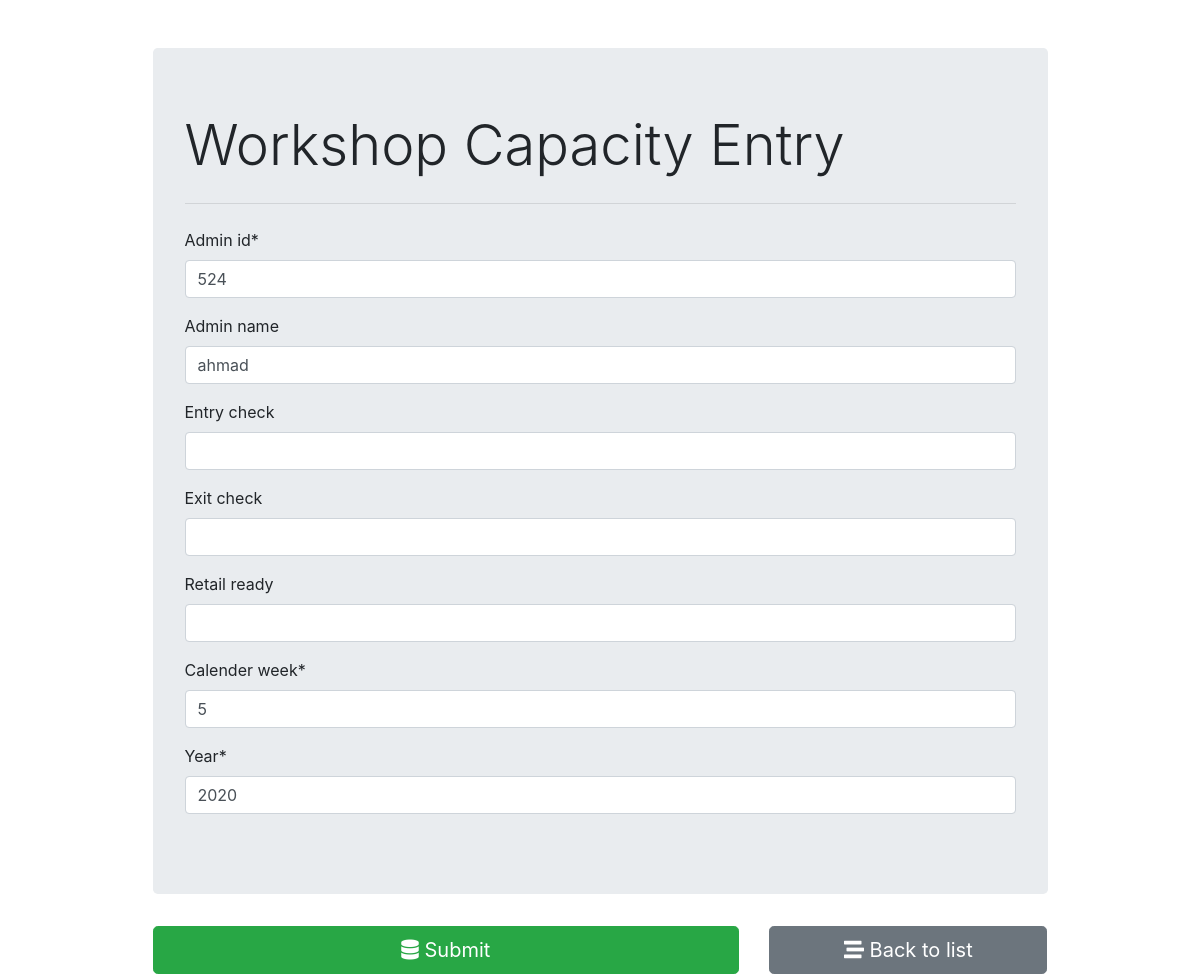
The app's page /8/ with its own data.
### capacity/models.py (models this page shows)
class WorkshopCapacity(models.Model):
    admin_id = models.CharField(
        max_length=100,
        blank=False,
        null=False
    )
    admin_name = models.CharField(
        max_length=150,
        blank=True,
        null=True
    )
    calender_week = models.IntegerField(
        blank=False,
        null=False,
        validators=[MinValueValidator(1), MaxValueValidator(53)]
    )
    year = models.IntegerField(
        blank=False,
        null=False,
        validators=[MinValueValidator(2000), max_value_current_year]
    )
    entry_check = models.IntegerField(
        blank=True,
        null=True,
        validators=[MinValueValidator(0)]
    )
    exit_check = models.IntegerField(
        blank=True,
        null=True,
        validators=[MinValueValidator(0)]
    )
    retail_ready = models.IntegerField(
        blank=True,
        null=True,
        validators=[MinValueValidator(0)]
    )

### capacity/views.py (the view, shortened to what this page needs)
# urls.py: path('', views.entry_form,name='entry_insert'), # get and post req. for insert operation
def entry_form(request, id=0):
    if request.method=="GET":
        if id==0:
            form = WorkshopCapacityForm()
        else:
            entry = WorkshopCapacity.objects.get(pk=id)
            form = WorkshopCapacityForm(instance=entry)
        return render(request,"capacity/entry_form.html", {'form':form})

### capacity/forms.py
class WorkshopCapacityForm(forms.ModelForm):
    class Meta:
        model = WorkshopCapacity
        fields = "__all__"

### capacity/templates/capacity/entry_form.html (shortened to what this page needs)
{% extends "capacity/base.html" %}
{% load crispy_forms_tags %}
{% block content %}
<form action="" method="post" autocomplete="off">
    {{form.admin_id|as_crispy_field}}
    {{form.admin_name|as_crispy_field}}
    {{form.entry_check|as_crispy_field}}
    {{form.exit_check|as_crispy_field}}
    {{form.retail_ready|as_crispy_field}}
    {{form.calender_week|as_crispy_field}}
    {{form.year|as_crispy_field}}
    </div>
    <div class="row">
        <div class="col-md-8">
            <button type="submit" class="btn btn-success btn-block btn-lg"><i class="fas fa-database"></i>
                Submit</button>
        </div>
        <div class="col-md-4">
            <a href="{% url 'entry_list' %}" class="btn btn-secondary btn-block btn-lg">
                <i class="fas fa-stream"></i> Back to list
            </a>
        </div>
    </div>
{% endblock content %}

### records on screen
WorkshopCapacity: admin_id "524", admin_name "ahmad", calender_week "5", year "2020"
